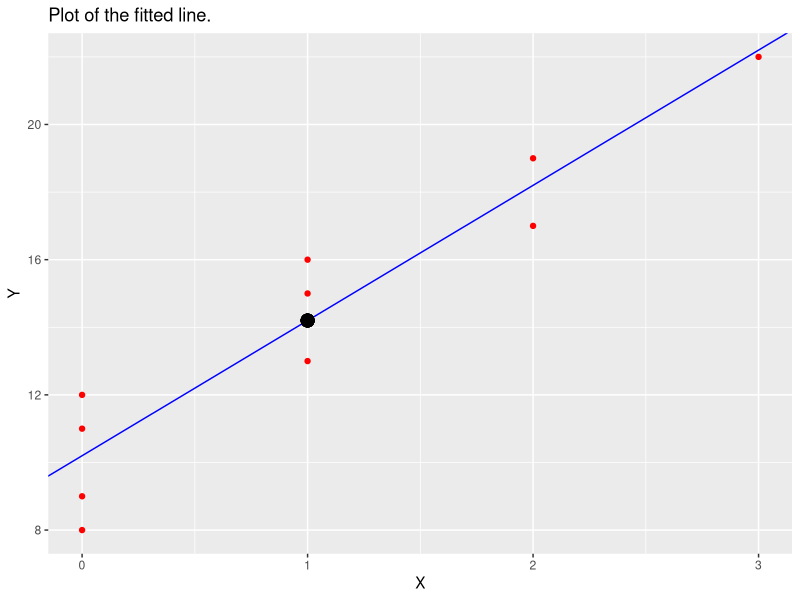

Here is the R script that generated this plot:
## ---- chunk 1
knitr::opts_chunk$set(echo = TRUE)
## ---- chunk 2
file_df <- read.csv('data/GPA.csv', header = TRUE)
names(file_df)
GPA_score <- file_df$GPA
ACT_score <- file_df$ACT
SSxy <- t((GPA_score - mean(GPA_score))) %*% (ACT_score - mean(ACT_score))
SSx <- t((ACT_score - mean(ACT_score))) %*% (ACT_score - mean(ACT_score))
SSy <- t((GPA_score - mean(GPA_score))) %*% (GPA_score - mean(GPA_score))
b1 <- SSxy / SSx
b0 <- mean(GPA_score) - b1 * mean(ACT_score)
print(paste('The slope is', b1))
print(paste('The intercept is', b0))
print(paste('The predictor model is given by GPA = ', b0, '+', b1, 'ACT'))
## ---- chunk 3
GPA_pd <- b0 + b1 * ACT_score
GPA_residual <- GPA_score - GPA_pd
SSE <- sum(GPA_residual^2)
SSR <- sum((GPA_pd - mean(GPA_score))^2)
SSTO <- sum((GPA_score - mean(GPA_score))^2)
n <- length(GPA_score)
s <- sqrt(SSE / (n - 2))
print(paste('The residual standard deviation is', s))
SSE
SSR
SSTO
rxy <- SSxy / sqrt(SSx * SSy)
rxy
n
## ---- chunk 4
sb1 <- s / sqrt(SSx) # this is the unbiased estimator for sigma{b1}
CI_lb <- b1 - sb1 * qt(1 - 0.05/2,n-2)
CI_ub <- b1 + sb1 * qt(1 - 0.05/2,n-2)
print(paste('The confidence interval for the slope is [', CI_lb, ',', CI_ub, '].'))
## ---- chunk 5
sb0 <- s * sqrt(1 / n + (mean(ACT_score))^2 / SSx)
CI_lb0 <- b0 - sb0 * qt(1 - 0.05/2,n-2)
CI_ub0 <- b0 + sb0 * qt(1 - 0.05/2,n-2)
print(paste('The confidence interval for the intercept is [', CI_lb0, ',', CI_ub0, '].'))
## ---- chunk 6
Ts <- abs((b1 - 0) / sb1)
pvalue <- (1 - pt(Ts,n-2)) * 2
print(paste('P-vlaue is', pvalue))
## ---- chunk 7
airfreight_df <- read.csv('data/airfreight.csv', header = TRUE)
names(airfreight_df)
X <- airfreight_df$X
Y <- airfreight_df$Y
SSXY <- t(X - mean(X)) %*% (Y - mean(Y))
SSX <- t(X - mean(X)) %*% (X - mean(X))
slope <- SSXY / SSX
intercept <- mean(Y) - slope * mean(X)
print(paste('The fitted line is Y =', slope, 'X +', intercept, '.'))
print(paste('The mean value is (', mean(X),',', mean(Y), ').'))
library(ggplot2)
ggplot(data = data.frame(x=X,y=Y), aes(X, Y)) + geom_abline(slope = slope, intercept = intercept, color='blue') +
  geom_point(color='red') + 
  geom_point(aes(mean(X),mean(Y)), shape=21, fill='black', size=4) +
  ggtitle(paste0('Plot of the fitted line.'))
## ---- chunk 8
Y_hat <- slope * X + intercept
Y_residual <- Y - Y_hat
SSE <- sum(Y_residual^2)
N <- length(X)
MSE <- SSE / (N - 2)
std_Y_hat <- sqrt(MSE * (1 / N + (2 - mean(X))^2 / SSX))
CI_lbYhat <- 18.2 - qt(1 - 0.01/2,N - 2) * std_Y_hat
CI_ubhat <- 18.2 + qt(1 - 0.01/2,N - 2) * std_Y_hat
print(paste('The confidence interval for mean breakage is [', CI_lbYhat, ',', CI_ubhat, '].'))
## ---- chunk 9
std_Y_hnew <- sqrt(MSE * (1 / N + (2 - mean(X))^2 / SSX + 1))
CI_lbYhnew <- 18.2 - qt(1 - 0.01 / 2, N - 2) * std_Y_hnew
CI_ubYhnew <- 18.2 + qt(1 - 0.01 / 2, N - 2) * std_Y_hnew
cat(paste('The prediction interval for the number of broken ampules for this shipment is\n [', CI_lbYhnew, ',', CI_ubYhnew, '].'))
## ---- chunk 10
std_Ybar_hnew <- sqrt(MSE * (1 / 3 + 1 / N + (2 - mean(X))^2 / SSX))
CI_lbYbarhnew <- 18.2 - qt(1 - 0.01 / 2, N - 2) * std_Ybar_hnew
CI_ubYbarhnew <- 18.2 + qt(1 - 0.01 / 2, N - 2) * std_Ybar_hnew
cat(paste('The prediction interval for the number of broken ampules for this shipment is\n [', CI_lbYbarhnew, ',', CI_ubYbarhnew, '].'))
